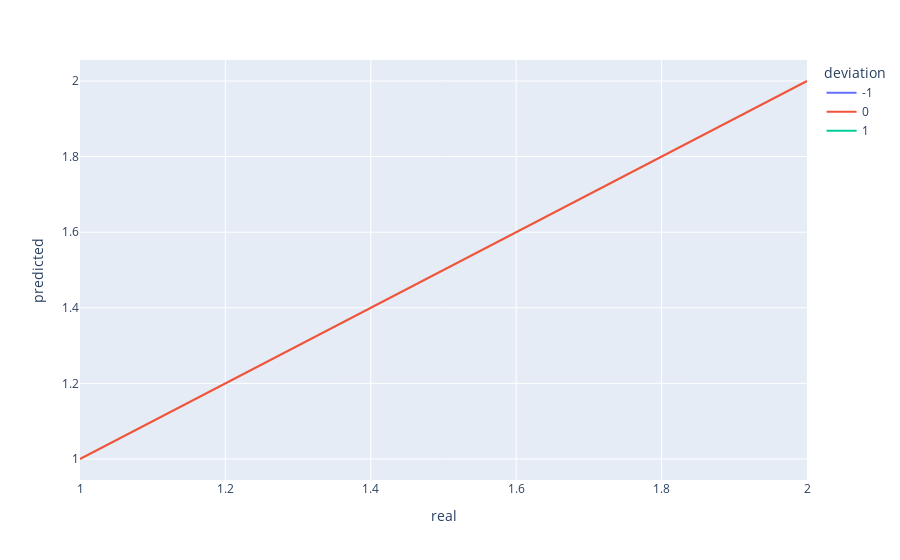

The notebook cell this image was saved under:
### Code cell
# Use plotly to plot a graph with predicted values and real values. Use a scatter plot.
import plotly.express as px

predicted_df = pd.DataFrame(
    {'real': y_test, 'predicted': y_pred, 'deviation': y_test - y_pred})

fig = px.line(predicted_df, x='real', y='predicted', color='deviation')

fig.show()

### Figure 1 — Plotly figure (JSON) as saved in the notebook; plotly's stock layout.template omitted (floating-point values rounded to 4 significant figures)
{"data": [{"hovertemplate": "deviation=-1<br>real=%{x}<br>predicted=%{y}<extra></extra>", "legendgroup": "-1", "line": {"color": "#636efa", "dash": "solid"}, "marker": {"symbol": "circle"}, "mode": "lines", "name": "-1", "orientation": "v", "showlegend": true, "type": "scatter", "x": [1, 1, 1, 1, 1, 1, 1, 1], "xaxis": "x", "y": [2, 2, 2, 2, 2, 2, 2, 2], "yaxis": "y"}, {"hovertemplate": "deviation=0<br>real=%{x}<br>predicted=%{y}<extra></extra>", "legendgroup": "0", "line": {"color": "#EF553B", "dash": "solid"}, "marker": {"symbol": "circle"}, "mode": "lines", "name": "0", "orientation": "v", "showlegend": true, "type": "scatter", "x": [1, 2, 1, 1, 1, 1, 2, 1, 1, 1, 1, 2, 1, 1, 2, 1, 2, 1, 1, 1, 1, 1, 1, 1, 1, 2, 2, 1, 1, 1, 1, 1, 2, 1, 1, 1, 1, 1, 2, 1, 1, 2, 2, 1, 1, 1, 1, 2, 2, 1, 2, 2, 1, 1, 1, 2, 1, 2, 1, 1, 2, 1, 1, 1, 1, 1, 1, 1, 2, 1, 1, 1, 1, 2, 1, 2, 1, 1], "xaxis": "x", "y": [1, 2, 1, 1, 1, 1, 2, 1, 1, 1, 1, 2, 1, 1, 2, 1, 2, 1, 1, 1, 1, 1, 1, 1, 1, 2, 2, 1, 1, 1, 1, 1, 2, 1, 1, 1, 1, 1, 2, 1, 1, 2, 2, 1, 1, 1, 1, 2, 2, 1, 2, 2, 1, 1, 1, 2, 1, 2, 1, 1, 2, 1, 1, 1, 1, 1, 1, 1, 2, 1, 1, 1, 1, 2, 1, 2, 1, 1], "yaxis": "y"}, {"hovertemplate": "deviation=1<br>real=%{x}<br>predicted=%{y}<extra></extra>", "legendgroup": "1", "line": {"color": "#00cc96", "dash": "solid"}, "marker": {"symbol": "circle"}, "mode": "lines", "name": "1", "orientation": "v", "showlegend": true, "type": "scatter", "x": [2, 2], "xaxis": "x", "y": [1, 1], "yaxis": "y"}], "layout": {"legend": {"title": {"text": "deviation"}, "tracegroupgap": 0}, "margin": {"t": 60}, "xaxis": {"anchor": "y", "domain": [0, 1], "title": {"text": "real"}}, "yaxis": {"anchor": "x", "domain": [0, 1], "title": {"text": "predicted"}}}}
